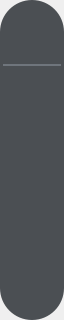
<?xml version="1.0" encoding="UTF-8"?>
<ui version="4.0">
 <class>InkButton</class>
 <widget class="QWidget" name="InkButton">
  <property name="geometry">
   <rect>
    <x>0</x>
    <y>0</y>
    <width>64</width>
    <height>320</height>
   </rect>
  </property>
  <property name="windowTitle">
   <string notr="true">Form</string>
  </property>
  <property name="styleSheet">
   <string notr="true"/>
  </property>
  <layout class="QVBoxLayout" name="verticalLayout">
   <property name="spacing">
    <number>0</number>
   </property>
   <property name="leftMargin">
    <number>0</number>
   </property>
   <property name="topMargin">
    <number>0</number>
   </property>
   <property name="rightMargin">
    <number>0</number>
   </property>
   <property name="bottomMargin">
    <number>0</number>
   </property>
   <item>
    <widget class="QWidget" name="content" native="true">
     <property name="styleSheet">
      <string notr="true">QWidget {
    background-color: rgba(29, 34, 39,  200);
    border-radius: 32px;
}</string>
     </property>
     <widget class="QPushButton" name="brush">
      <property name="geometry">
       <rect>
        <x>0</x>
        <y>128</y>
        <width>64</width>
        <height>64</height>
       </rect>
      </property>
      <property name="styleSheet">
       <string notr="true">QPushButton {
   background-color: transparent;
   border: none;
   image: url(:/Resources/production/icon-brush-norm.png);
   image-position: center center
}

QPushButton:hover {
   image: url(:/Resources/production/icon-brush-hover.png);
}

QPushButton:pressed {
   image: url(:/Resources/production/icon-brush-press.png);
}

QPushButton:disabled {
   image: url(:/Resources/production/icon-brush-disable.png);
}

QPushButton:checked {
   image: url(:/Resources/production/icon-brush-press.png);
}
</string>
      </property>
      <property name="text">
       <string/>
      </property>
      <property name="checkable">
       <bool>true</bool>
      </property>
     </widget>
     <widget class="QPushButton" name="ink">
      <property name="geometry">
       <rect>
        <x>0</x>
        <y>0</y>
        <width>64</width>
        <height>64</height>
       </rect>
      </property>
      <property name="styleSheet">
       <string notr="true">QPushButton {
   background-color: transparent;
   border: none;
   image: url(:/Resources/production/icon-ink-norm.png);
   image-position: center center;
   border-top-left-radius: 32px;
   border-top-right-radius: 32px;
}

QPushButton:hover {
   image: url(:/Resources/production/icon-ink-hover.png);
}

QPushButton:pressed {
   image: url(:/Resources/production/icon-ink-press.png);
}

QPushButton:disabled {
   image: url(:/Resources/production/icon-ink-disable.png);
}

QPushButton:checked {
   image: url(:/Resources/production/icon-ink-press.png);
}
</string>
      </property>
      <property name="text">
       <string/>
      </property>
      <property name="checkable">
       <bool>true</bool>
      </property>
      <property name="checked">
       <bool>false</bool>
      </property>
     </widget>
     <widget class="QPushButton" name="eraser">
      <property name="geometry">
       <rect>
        <x>0</x>
        <y>192</y>
        <width>64</width>
        <height>64</height>
       </rect>
      </property>
      <property name="styleSheet">
       <string notr="true">QPushButton {
   background-color: transparent;
   border: none;
   image: url(:/Resources/production/icon-eraser-norm.png);
   image-position: center center
}

QPushButton:hover {
   image: url(:/Resources/production/icon-eraser-hover.png);
}

QPushButton:pressed {
   image: url(:/Resources/production/icon-eraser-press.png);
}

QPushButton:disabled {
   image: url(:/Resources/production/icon-eraser-disable.png);
}

QPushButton:checked {
   image: url(:/Resources/production/icon-eraser-press.png);
}
</string>
      </property>
      <property name="text">
       <string/>
      </property>
      <property name="checkable">
       <bool>true</bool>
      </property>
     </widget>
     <widget class="QPushButton" name="handon">
      <property name="geometry">
       <rect>
        <x>0</x>
        <y>64</y>
        <width>64</width>
        <height>64</height>
       </rect>
      </property>
      <property name="styleSheet">
       <string notr="true">QPushButton {
   background-color: transparent;
   border: none;
   image: url(:/Resources/production/icon-handon-norm.png);
   image-position: center center
}

QPushButton:hover {
   image: url(:/Resources/production/icon-handon-hover.png);
}

QPushButton:pressed {
   image: url(:/Resources/production/icon-handon-press.png);
}

QPushButton:disabled {
   image: url(:/Resources/production/icon-handon-disable.png);
}

QPushButton:checked {
   image: url(:/Resources/production/icon-handon-press.png);
}
</string>
      </property>
      <property name="text">
       <string/>
      </property>
      <property name="checkable">
       <bool>true</bool>
      </property>
     </widget>
     <widget class="QWidget" name="line" native="true">
      <property name="geometry">
       <rect>
        <x>3</x>
        <y>64</y>
        <width>58</width>
        <height>2</height>
       </rect>
      </property>
      <property name="styleSheet">
       <string notr="true">QWidget {
    background-color: #6f757c;
}</string>
      </property>
     </widget>
     <widget class="capture::mat::ColorButton" name="color" native="true">
      <property name="geometry">
       <rect>
        <x>0</x>
        <y>256</y>
        <width>64</width>
        <height>64</height>
       </rect>
      </property>
      <property name="styleSheet">
       <string notr="true">QWidget {
    background-color: transparent;
    border-radius: 0px;
    border-bottom-left-radius: 32px;
    border-bottom-right-radius: 32px;
}</string>
      </property>
     </widget>
    </widget>
   </item>
  </layout>
 </widget>
 <customwidgets>
  <customwidget>
   <class>capture::mat::ColorButton</class>
   <extends>QWidget</extends>
   <header>color_button.h</header>
   <container>1</container>
  </customwidget>
 </customwidgets>
 <resources/>
 <connections/>
</ui>
